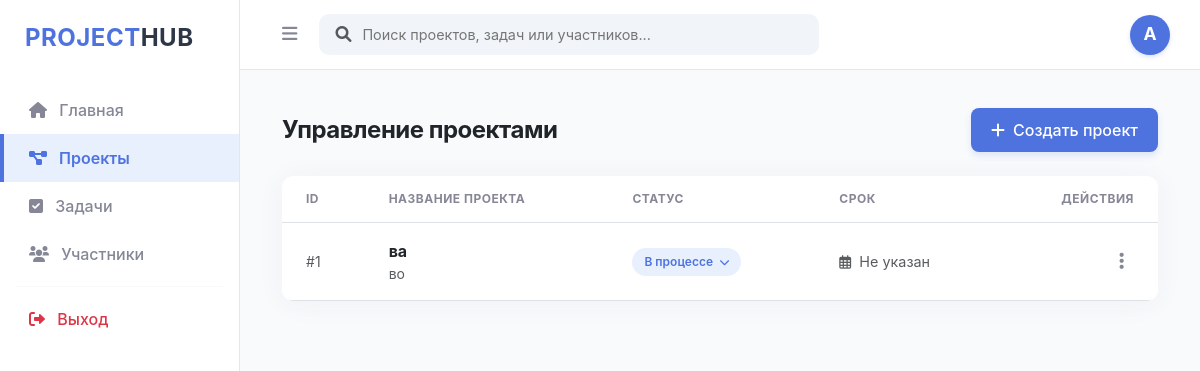
The app's page /projects with its own data.
### app/models/project.py (models this page shows)
class Project(Base):
    __tablename__ = "projects"
    id = Column(Integer, primary_key=True, index=True)
    title = Column(String, nullable=False)
    description = Column(Text)
    status = Column(String, default="In Progress")
    deadline = Column(DateTime, nullable=True) # Новое поле для даты
    created_at = Column(DateTime, default=datetime.utcnow)
    owner_id = Column(Integer, ForeignKey("users.id"))
    owner = relationship("User", back_populates="projects")

### app/main.py (the view)
@app.get("/projects", response_class=HTMLResponse)
async def projects_page(request: Request, db: Session = Depends(get_db)):
    try:
        projects = db.query(Project).all()
        return templates.TemplateResponse("projects.html", {
            "request": request,
            "projects": projects
        })
    except Exception as e:
        return HTMLResponse(content=f"Ошибка в проектах: {e}", status_code=500)

### templates/projects.html (shortened to what this page needs)
{% extends "base.html" %}
{% block content %}
<div class="container-fluid py-2">
    <div class="d-flex justify-content-between align-items-center mb-4">
        <h1 class="h4 fw-bold text-dark mb-0" style="letter-spacing: -0.5px;">Управление проектами</h1>
        <button type="button" class="btn btn-create-project" data-bs-toggle="modal" data-bs-target="#addProjectModal">
            <i class="fas fa-plus me-2"></i>Создать проект
        </button>
    </div>
    <div class="card shadow-sm border-0" style="border-radius: 12px; overflow: hidden; box-shadow: 0 0.15rem 1.75rem 0 rgba(58, 59, 69, 0.05) !important;">
        <div class="card-body p-0">
            <div class="table-responsive">
                <table class="table table-hover align-middle mb-0">
                    <thead style="background-color: #f8fafc;">
                        <tr>
                            <th class="ps-4 text-uppercase style-th" style="font-size: 0.75rem; color: var(--neutral-gray); letter-spacing: 0.5px; padding: 14px 24px;">ID</th>
                            <th class="text-uppercase" style="font-size: 0.75rem; color: var(--neutral-gray); letter-spacing: 0.5px; padding: 14px 24px;">Название проекта</th>
                            <th class="text-uppercase" style="font-size: 0.75rem; color: var(--neutral-gray); letter-spacing: 0.5px; padding: 14px 24px;">Статус</th>
                            <th class="text-uppercase" style="font-size: 0.75rem; color: var(--neutral-gray); letter-spacing: 0.5px; padding: 14px 24px;">Срок</th>
                            <th class="text-end pe-4 text-uppercase" style="font-size: 0.75rem; color: var(--neutral-gray); letter-spacing: 0.5px; padding: 14px 24px;">Действия</th>
                        </tr>
                    </thead>
                    <tbody>
                        {% for project in projects %}
                        <tr>
                            <td class="ps-4 text-muted small" style="padding: 16px 24px;">#{{ project.id }}</td>
                            <td style="padding: 16px 24px;">
                                <div class="fw-bold text-dark">{{ project.title }}</div>
                                {% if project.description %}
                                <small class="text-muted d-block text-truncate" style="max-width: 300px;">{{ project.description }}</small>
                                {% endif %}
                            </td>
                            <td style="padding: 16px 24px;">
                                <div class="dropdown">
                                    <button class="status-pill-btn dropdown-toggle {% if project.status == 'In Progress' or project.status == 'В процессе' %}status-in-progress{% elif project.status == 'Done' or project.status == 'Завершено' %}status-done{% else %}status-unknown{% endif %}" type="button" data-bs-toggle="dropdown">
                                        {% if project.status == 'In Progress' %}В процессе{% elif project.status == 'Done' %}Завершено{% else %}{{ project.status or 'Новый' }}{% endif %} <i class="fas fa-chevron-down ms-1" style="font-size: 0.65rem;"></i>
                                    </button>
                                </div>
                            </td>
                            <td class="text-muted" style="padding: 16px 24px; font-size: 0.9rem;">
                                <i class="far fa-calendar-alt me-1 text-muted" style="font-size: 0.85rem;"></i>
                                {% if project.deadline %}
                                    {{ project.deadline.strftime('%d.%m.%Y') if project.deadline.strftime else project.deadline }}
                                {% else %}
                                    Не указан
                                {% endif %}
                            </td>
                            <td class="text-end pe-4" style="padding: 16px 24px;">
                                <div class="dropdown">
                                    <button class="action-btn dropdown-toggle shadow-none" type="button" data-bs-toggle="dropdown">
                                        <i class="fas fa-ellipsis-v"></i>
                                    </button>
                                </div>
                            </td>
                        </tr>
                        {% endfor %}
                    </tbody>
                </table>
            </div>
        </div>
    </div>
</div>
{% endblock %}

### templates/base.html (style rules this page uses)
:root { --sidebar-width: 240px; --topbar-height: 70px; --primary-blue: #4e73df; --light-blue: #e8f0fe; --neutral-dark: #2c3e50; --neutral-gray: #858796; }
body { background-color: #f8fafc; font-family: 'Inter', sans-serif; margin: 0; overflow-x: hidden; }

### templates/projects.html (style rules this page uses)
.btn-create-project { background-color: var(--primary-blue) !important; border: none !important; color: #ffffff !important; font-weight: 500; padding: 10px 20px; border-radius: 8px; transition: background-color 0.2s !important; box-shadow: 0 4px 6px rgba(78, 115, 223, 0.15); }
.dropdown-toggle::after { display: none !important; }
.status-pill-btn { background: none; border: none; padding: 5px 12px; border-radius: 30px; font-size: 0.75rem; font-weight: 600; cursor: pointer; transition: opacity 0.2s; }
.status-in-progress { background-color: var(--light-blue); color: var(--primary-blue); }
.action-btn { background: none; border: none; color: var(--neutral-gray); padding: 4px 10px; font-size: 1.2rem; line-height: 1; border-radius: 6px; transition: all 0.2s; }

### records on screen
Project: id "1", title "ва", description "во", status "В процессе", shows "Не указан"
